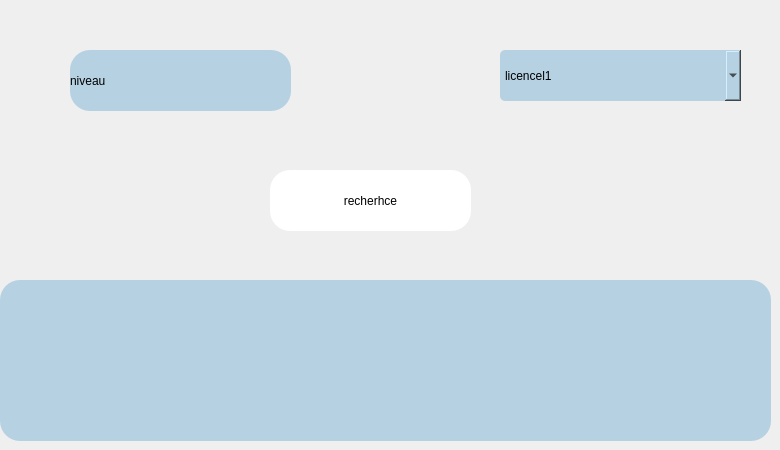
      <widget class="QWidget" name="recherche_niveau">
       <widget class="QPushButton" name="recherche_niveau_2">
        <property name="geometry">
         <rect>
          <x>270</x>
          <y>170</y>
          <width>201</width>
          <height>61</height>
         </rect>
        </property>
        <property name="styleSheet">
         <string notr="true">border-radius:20px;
font: 75 12pt &quot;Palatino Linotype&quot;;
background-color: rgb(255, 255, 255);
color: rgb(0, 0, 0);</string>
        </property>
        <property name="text">
         <string>recherhce</string>
        </property>
       </widget>
       <widget class="QLabel" name="label_21">
        <property name="geometry">
         <rect>
          <x>70</x>
          <y>50</y>
          <width>221</width>
          <height>61</height>
         </rect>
        </property>
        <property name="styleSheet">
         <string notr="true">font: 12pt &quot;Palatino Linotype&quot;;
background-color: rgb(182, 209, 226);
border-radius:20px;</string>
        </property>
        <property name="text">
         <string>niveau</string>
        </property>
       </widget>
       <widget class="QLabel" name="res22">
        <property name="geometry">
         <rect>
          <x>0</x>
          <y>280</y>
          <width>771</width>
          <height>161</height>
         </rect>
        </property>
        <property name="styleSheet">
         <string notr="true">border-radius:20px;
background-color: rgb(200, 217, 237);
background-color: rgb(197, 225, 236);
background-color: rgb(182, 209, 226);
font: 75 8pt &quot;Palatino Linotype&quot;;</string>
        </property>
        <property name="text">
         <string/>
        </property>
       </widget>
       <widget class="QComboBox" name="niveau_recherhce">
        <property name="geometry">
         <rect>
          <x>500</x>
          <y>50</y>
          <width>241</width>
          <height>51</height>
         </rect>
        </property>
        <property name="styleSheet">
         <string notr="true">font: 12pt &quot;Palatino Linotype&quot;;
background-color: rgb(182, 209, 226);
border-radius:5px;</string>
        </property>
        <item>
         <property name="text">
          <string>licencel1</string>
         </property>
        </item>
        <item>
         <property name="text">
          <string>licencel2</string>
         </property>
        </item>
        <item>
         <property name="text">
          <string>master</string>
         </property>
        </item>
        <item>
         <property name="text">
          <string>cycle ingénieur</string>
         </property>
        </item>
       </widget>
      </widget>
